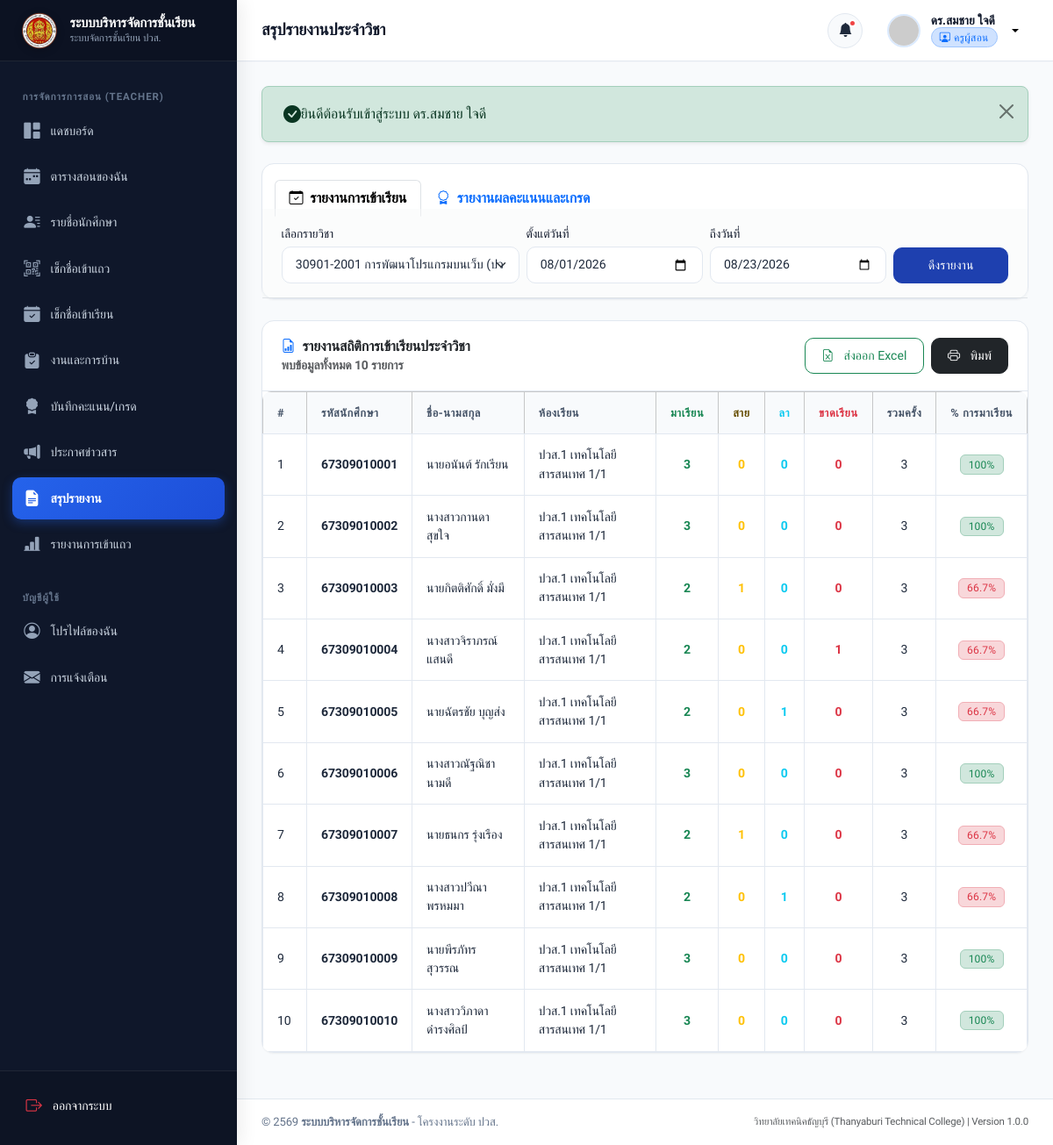
/teacher/reports.php (signed in), run on the app's committed database.
### tables this page shows
CREATE TABLE `students` (
  `id` INT AUTO_INCREMENT PRIMARY KEY,
  `user_id` INT NOT NULL UNIQUE,
  `student_code` VARCHAR(20) NOT NULL UNIQUE,
  `classroom_id` INT NOT NULL,
  `gender` ENUM('male', 'female', 'other') DEFAULT 'male',
  `birth_date` DATE DEFAULT NULL,
  `address` TEXT DEFAULT NULL,
  `parent_name` VARCHAR(100) DEFAULT NULL,
  `parent_phone` VARCHAR(20) DEFAULT NULL,
  `created_at` DATETIME NOT NULL DEFAULT CURRENT_TIMESTAMP,
  `updated_at` DATETIME NOT NULL DEFAULT CURRENT_TIMESTAMP ON UPDATE CURRENT_TIMESTAMP,
  CONSTRAINT `fk_students_user` FOREIGN KEY (`user_id`) REFERENCES `users` (`id`) ON DELETE CASCADE,
  CONSTRAINT `fk_students_classroom` FOREIGN KEY (`classroom_id`) REFERENCES `classrooms` (`id`) ON DELETE RESTRICT,
  INDEX `idx_students_code` (`student_code`),
  INDEX `idx_students_classroom` (`classroom_id`)
);

CREATE TABLE `users` (
  `id` INT AUTO_INCREMENT PRIMARY KEY,
  `username` VARCHAR(50) NOT NULL UNIQUE,
  `password` VARCHAR(255) NOT NULL,
  `role` ENUM('admin', 'teacher', 'student') NOT NULL DEFAULT 'student',
  `email` VARCHAR(100) NOT NULL UNIQUE,
  `full_name` VARCHAR(100) NOT NULL,
  `phone` VARCHAR(20) DEFAULT NULL,
  `avatar` VARCHAR(255) DEFAULT NULL,
  `status` ENUM('active', 'inactive') NOT NULL DEFAULT 'active',
  `created_at` DATETIME NOT NULL DEFAULT CURRENT_TIMESTAMP,
  `updated_at` DATETIME NOT NULL DEFAULT CURRENT_TIMESTAMP ON UPDATE CURRENT_TIMESTAMP,
  INDEX `idx_users_role` (`role`),
  INDEX `idx_users_status` (`status`)
);

CREATE TABLE `classrooms` (
  `id` INT AUTO_INCREMENT PRIMARY KEY,
  `name` VARCHAR(100) NOT NULL,
  `level` VARCHAR(20) NOT NULL,
  `department` VARCHAR(100) NOT NULL DEFAULT 'แผนกวิชาเทคโนโลยีสารสนเทศ',
  `academic_year` VARCHAR(10) NOT NULL DEFAULT '2567',
  `homeroom_teacher_id` INT DEFAULT NULL,
  `description` VARCHAR(255) DEFAULT NULL,
  `created_at` DATETIME NOT NULL DEFAULT CURRENT_TIMESTAMP,
  `updated_at` DATETIME NOT NULL DEFAULT CURRENT_TIMESTAMP ON UPDATE CURRENT_TIMESTAMP
);

### teacher/reports.php (the view, shortened to what this page needs)
<?php
require_once __DIR__ . '/../includes/auth.php';
require_once __DIR__ . '/../includes/functions.php';
$currentUser = getCurrentUser();
$teacherId = $currentUser['role_id'] ?? 0;
$stmtSubs = $pdo->prepare("
    SELECT s.*, c.name as classroom_name
    FROM subjects s
    JOIN classrooms c ON s.classroom_id = c.id
    WHERE s.teacher_id = ?
    ORDER BY s.subject_code ASC
");
$stmtSubs->execute([$teacherId]);
$subjects = $stmtSubs->fetchAll();
$reportType = trim($_GET['type'] ?? 'attendance');
$selectedSubject = !empty($_GET['subject_id']) ? (int)$_GET['subject_id'] : ($subjects[0]['id'] ?? 0);
$startDate = trim($_GET['start_date'] ?? date('Y-m-01'));
$endDate = trim($_GET['end_date'] ?? date('Y-m-d'));
$reportData = [];
$reportTitle = '';
try {
    if ($reportType === 'grades') {
        $reportTitle = 'รายงานผลคะแนนและตัดเกรดรายวิชา';
        $sql = "
            SELECT sc.*, s.student_code, u.full_name, c.name as classroom_name, sub.subject_code, sub.name_th as subject_name
            FROM scores sc
            JOIN students s ON sc.student_id = s.id
            JOIN users u ON s.user_id = u.id
            JOIN classrooms c ON s.classroom_id = c.id
            JOIN subjects sub ON sc.subject_id = sub.id
            WHERE sub.teacher_id = ?
        ";
        $params = [$teacherId];
        if ($selectedSubject > 0) {
            $sql .= " AND sc.subject_id = ?";
            $params[] = $selectedSubject;
        }
        $sql .= " ORDER BY sub.subject_code ASC, s.student_code ASC";
        $stmt = $pdo->prepare($sql);
        $stmt->execute($params);
        $reportData = $stmt->fetchAll();
    } else {
        $reportType = 'attendance';
        $reportTitle = 'รายงานสถิติการเข้าเรียนประจำวิชา';
        $sql = "
            SELECT
                s.id as student_id, s.student_code, u.full_name, c.name as classroom_name,
                COUNT(a.id) as total_checks,
                SUM(CASE WHEN a.status = 'present' THEN 1 ELSE 0 END) as present_count,
                SUM(CASE WHEN a.status = 'absent' THEN 1 ELSE 0 END) as absent_count,
                SUM(CASE WHEN a.status = 'late' THEN 1 ELSE 0 END) as late_count,
                SUM(CASE WHEN a.status = 'leave' THEN 1 ELSE 0 END) as leave_count
            FROM students s
            JOIN users u ON s.user_id = u.id
            JOIN classrooms c ON s.classroom_id = c.id
            JOIN subjects sub ON sub.classroom_id = c.id
            LEFT JOIN attendance a ON s.id = a.student_id
                 AND a.subject_id = sub.id
                 AND (a.attendance_date BETWEEN ? AND ?)
            WHERE sub.teacher_id = ?
        ";
        $params = [$startDate, $endDate, $teacherId];
        if ($selectedSubject > 0) {
            $sql .= " AND sub.id = ?";
            $params[] = $selectedSubject;
        }
        $sql .= " GROUP BY s.id ORDER BY s.student_code ASC";
        $stmt = $pdo->prepare($sql);
        $stmt->execute($params);
        $reportData = $stmt->fetchAll();
    }
} catch (PDOException $e) {
    $dbError = $e->getMessage();
    $reportData = [];
}
require_once __DIR__ . '/../includes/header.php';
require_once __DIR__ . '/../includes/sidebar.php';
require_once __DIR__ . '/../includes/navbar.php';
?>
<div class="card no-print">
    <div class="card-header border-bottom-0 pb-0">
        <ul class="nav nav-tabs card-header-tabs">
            <li class="nav-item">
                <a class="nav-link <?= $reportType === 'attendance' ? 'active fw-bold' : '' ?>" href="<?= BASE_URL ?>teacher/reports.php?type=attendance&subject_id=<?= $selectedSubject ?>">
                    <i class="bi bi-calendar-check me-1"></i> รายงานการเข้าเรียน
                </a>
            </li>
            <li class="nav-item">
                <a class="nav-link <?= $reportType === 'grades' ? 'active fw-bold' : '' ?>" href="<?= BASE_URL ?>teacher/reports.php?type=grades&subject_id=<?= $selectedSubject ?>">
                    <i class="bi bi-award me-1"></i> รายงานผลคะแนนและเกรด
                </a>
            </li>
        </ul>
    </div>
    <div class="card-body bg-light bg-opacity-50 border-bottom py-3">
        <form action="<?= BASE_URL ?>teacher/reports.php" method="GET" class="row g-2 align-items-end">
            <div class="col-md-4 col-12">
                <label class="form-label small mb-1">เลือกรายวิชา</label>
                <select name="subject_id" class="form-select form-select-sm">
                    <?php foreach ($subjects as $s): ?>
                        <option value="<?= $s['id'] ?>" <?= $selectedSubject == $s['id'] ? 'selected' : '' ?>>
                            <?= htmlspecialchars($s['subject_code']) ?> <?= htmlspecialchars($s['name_th']) ?> (<?= htmlspecialchars($s['classroom_name']) ?>)
                        </option>
                    <?php endforeach; ?>
                </select>
            </div>
            <?php if ($reportType === 'attendance'): ?>
                <div class="col-md-3 col-6">
                    <label class="form-label small mb-1">ตั้งแต่วันที่</label>
                    <input type="date" name="start_date" class="form-control form-control-sm" value="<?= htmlspecialchars($startDate) ?>">
                </div>
                <div class="col-md-3 col-6">
                    <label class="form-label small mb-1">ถึงวันที่</label>
                    <input type="date" name="end_date" class="form-control form-control-sm" value="<?= htmlspecialchars($endDate) ?>">
                </div>
            <?php endif; ?>
            <div class="col-md-2 col-12">
                <button type="submit" class="btn btn-sm btn-primary w-100">ดึงรายงาน</button>
            </div>
        </form>
    </div>
</div>
<div class="card mt-3">
    <div class="card-header d-flex justify-content-between align-items-center">
        <div>
            <h5 class="card-title mb-0"><i class="bi bi-file-earmark-bar-graph text-primary"></i> <?= htmlspecialchars($reportTitle) ?></h5>
            <div class="small text-muted">พบข้อมูลทั้งหมด <?= count($reportData) ?> รายการ</div>
        </div>
        <div class="d-flex gap-2 no-print">
            <button type="button" class="btn btn-outline-success btn-sm" onclick="exportTableToCSV('tReportTable', 'teacher_report_<?= $reportType ?>.csv')">
                <i class="bi bi-file-earmark-excel me-1"></i> ส่งออก Excel
            </button>
            <button type="button" class="btn btn-dark btn-sm" onclick="printReport()">
                <i class="bi bi-printer me-1"></i> พิมพ์
            </button>
        </div>
    </div>
    <div class="table-responsive">
        <table class="table table-bordered table-hover align-middle mb-0" id="tReportTable">
            <?php if ($reportType === 'grades'): ?>
                <thead class="table-light">
                    <tr>
                        <th style="width: 50px;">#</th>
                        <th>รหัสนักศึกษา</th>
                        <th>ชื่อ-นามสกุล</th>
                        <th>วิชา</th>
                        <th class="text-center">งาน (40)</th>
                        <th class="text-center">กลางภาค (30)</th>
                        <th class="text-center">ปลายภาค (30)</th>
                        <th class="text-center fw-bold">รวม (100)</th>
                        <th class="text-center">เกรด</th>
                    </tr>
                </thead>
                <tbody>
                    <?php if (empty($reportData)): ?>
                        <tr><td colspan="9" class="text-center py-4 text-muted">ไม่พบข้อมูลคะแนนตามเงื่อนไข</td></tr>
                    <?php else: ?>
                        <?php foreach ($reportData as $idx => $r): ?>
                            <tr>
                                <td><?= $idx + 1 ?></td>
                                <td class="fw-semibold"><?= htmlspecialchars($r['student_code']) ?></td>
                                <td><?= htmlspecialchars($r['full_name']) ?></td>
                                <td><?= htmlspecialchars($r['subject_code']) ?> <?= htmlspecialchars($r['subject_name']) ?></td>
                                <td class="text-center"><?= number_format($r['assignment_score'], 1) ?></td>
                                <td class="text-center"><?= number_format($r['midterm_score'], 1) ?></td>
                                <td class="text-center"><?= number_format($r['final_score'], 1) ?></td>
                                <td class="text-center fw-bold text-primary"><?= number_format($r['total_score'], 1) ?></td>
                                <td class="text-center">
                                    <span class="badge bg-dark px-2.5 py-1"><?= htmlspecialchars($r['grade']) ?></span>
                                </td>
                            </tr>
                        <?php endforeach; ?>
                    <?php endif; ?>
                </tbody>
            <?php else: ?>
                <thead class="table-light">
                    <tr>
                        <th style="width: 50px;">#</th>
                        <th>รหัสนักศึกษา</th>
                        <th>ชื่อ-นามสกุล</th>
                        <th>ห้องเรียน</th>
                        <th class="text-center text-success">มาเรียน</th>
                        <th class="text-center text-warning-emphasis">สาย</th>
                        <th class="text-center text-info">ลา</th>
                        <th class="text-center text-danger">ขาดเรียน</th>
                        <th class="text-center">รวมครั้ง</th>
                        <th class="text-center">% การมาเรียน</th>
                    </tr>
                </thead>
                <tbody>
                    <?php if (empty($reportData)): ?>
                        <tr><td colspan="10" class="text-center py-4 text-muted">ไม่พบข้อมูลการเข้าเรียนตามเงื่อนไข</td></tr>
                    <?php else: ?>
                        <?php foreach ($reportData as $idx => $r):
                            $total = (int)$r['total_checks'];
                            $present = (int)$r['present_count'];
                            $pct = $total > 0 ? round(($present / $total) * 100, 1) : 0;
                        ?>
                            <tr>
                                <td><?= $idx + 1 ?></td>
                                <td class="fw-semibold"><?= htmlspecialchars($r['student_code']) ?></td>
                                <td><?= htmlspecialchars($r['full_name']) ?></td>
                                <td><?= htmlspecialchars($r['classroom_name']) ?></td>
                                <td class="text-center fw-bold text-success"><?= $present ?></td>
                                <td class="text-center fw-bold text-warning"><?= $r['late_count'] ?></td>
                                <td class="text-center fw-bold text-info"><?= $r['leave_count'] ?></td>
                                <td class="text-center fw-bold text-danger"><?= $r['absent_count'] ?></td>
                                <td class="text-center"><?= $total ?></td>
                                <td class="text-center">
                                    <span class="badge <?= $pct >= 80 ? 'bg-success-subtle text-success border border-success-subtle' : 'bg-danger-subtle text-danger border border-danger-subtle' ?>">
                                        <?= $pct ?>%
                                    </span>
                                </td>
                            </tr>
                        <?php endforeach; ?>
                    <?php endif; ?>
                </tbody>
            <?php endif; ?>
        </table>
    </div>
</div>
<?php require_once __DIR__ . '/../includes/footer.php'; ?>

### data on the page
students: student_code "67309010001", user.full_name "นายอนันต์ รักเรียน", classroom.name "ปวส.1 เทคโนโลยีสารสนเทศ 1/1", present "3", late_count "0", leave_count "0", absent_count "0", total "3", pct "100"
students: student_code "67309010002", user.full_name "นางสาวกานดา สุขใจ", classroom.name "ปวส.1 เทคโนโลยีสารสนเทศ 1/1", present "3", late_count "0", leave_count "0", absent_count "0", total "3", pct "100"
students: student_code "67309010003", user.full_name "นายกิตติศักดิ์ มั่งมี", classroom.name "ปวส.1 เทคโนโลยีสารสนเทศ 1/1", present "2", late_count "1", leave_count "0", absent_count "0", total "3", pct "66.7"
students: student_code "67309010004", user.full_name "นางสาวจิราภรณ์ แสนดี", classroom.name "ปวส.1 เทคโนโลยีสารสนเทศ 1/1", present "2", late_count "0", leave_count "0", absent_count "1", total "3", pct "66.7"
students: student_code "67309010005", user.full_name "นายฉัตรชัย บุญส่ง", classroom.name "ปวส.1 เทคโนโลยีสารสนเทศ 1/1", present "2", late_count "0", leave_count "1", absent_count "0", total "3", pct "66.7"
students: student_code "67309010006", user.full_name "นางสาวณัฐณิชา นามดี", classroom.name "ปวส.1 เทคโนโลยีสารสนเทศ 1/1", present "3", late_count "0", leave_count "0", absent_count "0", total "3", pct "100"
students: student_code "67309010007", user.full_name "นายธนกร รุ่งเรือง", classroom.name "ปวส.1 เทคโนโลยีสารสนเทศ 1/1", present "2", late_count "1", leave_count "0", absent_count "0", total "3", pct "66.7"
students: student_code "67309010008", user.full_name "นางสาวปวีณา พรหมมา", classroom.name "ปวส.1 เทคโนโลยีสารสนเทศ 1/1", present "2", late_count "0", leave_count "1", absent_count "0", total "3", pct "66.7"
students: student_code "67309010009", user.full_name "นายพีรภัทร สุวรรณ", classroom.name "ปวส.1 เทคโนโลยีสารสนเทศ 1/1", present "3", late_count "0", leave_count "0", absent_count "0", total "3", pct "100"
students: student_code "67309010010", user.full_name "นางสาววิภาดา ดำรงศิลป์", classroom.name "ปวส.1 เทคโนโลยีสารสนเทศ 1/1", present "3", late_count "0", leave_count "0", absent_count "0", total "3", pct "100"

### other printed values
APP_NAME "ระบบบริหารจัดการชั้นเรียน"
$pageTitle "สรุปรายงานประจำวิชา"
$currentUser['full_name'] "ดร.สมชาย ใจดี"
$msg "ยินดีต้อนรับเข้าสู่ระบบ ดร.สมชาย ใจดี"
$reportTitle "รายงานสถิติการเข้าเรียนประจำวิชา"
count($reportData) "10"
APP_SUBTITLE "วิทยาลัยเทคนิคธัญบุรี (Thanyaburi Technical College)"
APP_VERSION "1.0.0"
form field subject_id "30901-2001 การพัฒนาโปรแกรมบนเว็บ (ปวส.1 เทคโนโลยีสารสนเทศ 1/1)"
